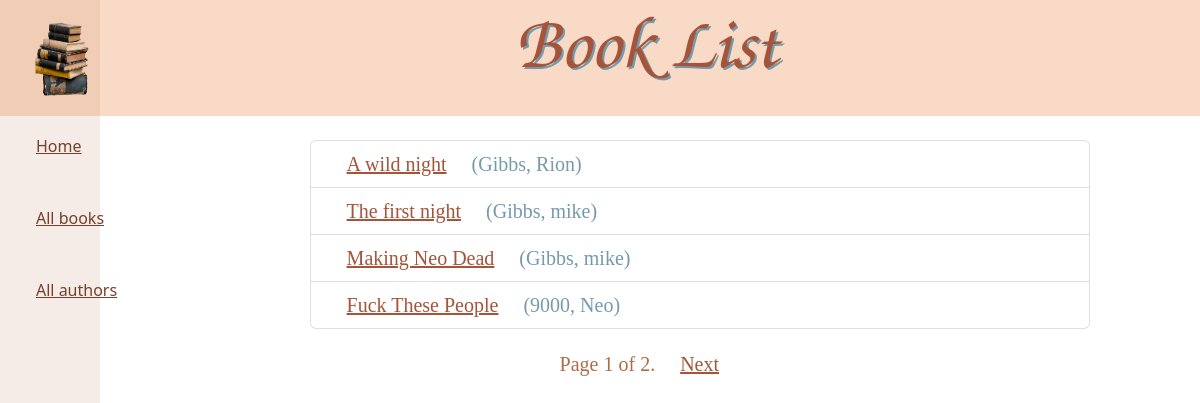
Before: /catalog/books/ with the older database file.
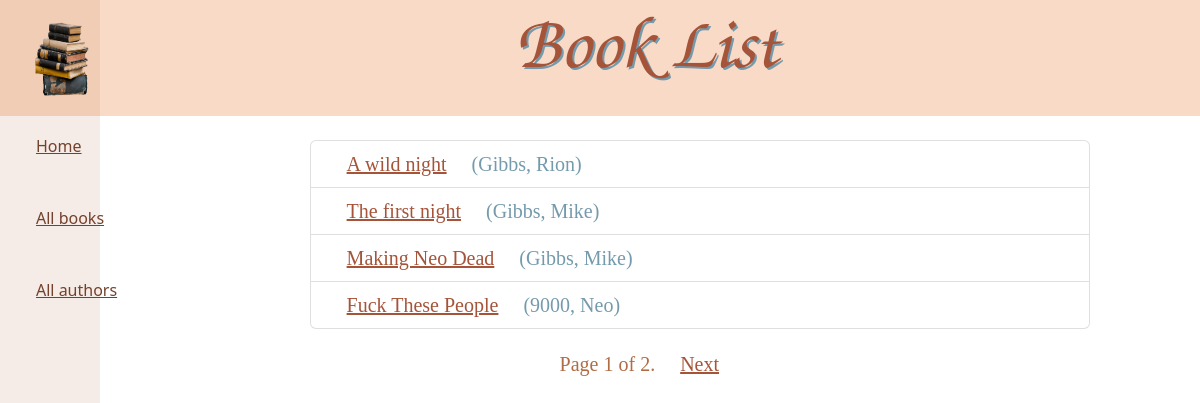
After: the same page with the newer database file.
### catalog/models.py (models this page shows, shortened)
class Book(models.Model):
    title = models.CharField(max_length=200)
    author = models.ForeignKey('Author', on_delete=models.SET_NULL, null=True)
    summary = models.TextField(max_length=1000, help_text='Enter a brief description of the book')
    isbn = models.CharField('ISBN', max_length=13, unique=True,
                            help_text='isbn numba, foo!')
    genre = models.ManyToManyField(Genre, help_text='Select a genre for this book')
    language = models.ForeignKey('Language', on_delete=models.SET_NULL, null=True)
    def get_absolute_url(self):
        return reverse('book-detail', args=[str(self.id)])
    def display_genre(self):
        return ", ".join(genre.name for genre in self.genre.all()[:3])
    display_genre.short_description = 'genre'

class Author(models.Model):
    first_name = models.CharField(max_length=100)
    last_name = models.CharField(max_length=100)
    date_of_birth = models.DateField(null=True, blank=True)
    date_of_death = models.DateField('Died', null=True, blank=True)
    class Meta:
        ordering = ['last_name']
    def __str__(self):
        return f'{self.last_name}, {self.first_name}'

### catalog/views.py (the view)
# urls.py: path("books/", views.BookListView.as_view(), name="books"),
class BookListView(generic.ListView):
    model = Book
    template_name = "book_list.html"
    paginate_by = 4

### catalog/templates/book_list.html
{% extends "base_generic.html" %}
{% block header %}
 <h1 style="font-size: 75px;">Book List</h1>
            {% endblock %}
{% block content %}
  {% if book_list %}
  <ul class="list-group">
    {% for book in book_list %}
      <li class="list-group-item center_body middle"  style="background-color: #ffffff30; color: #749aac">
        <a class="center_body middle" style=" color: #a55439"  href="{{ book.get_absolute_url }}">{{ book.title }}</a> ({{book.author}})
      </li>
    {% endfor %}
  </ul>
  {% else %}
    <p>There are no books in the library.</p>
  {% endif %}
{% endblock %}

Changed rows visible on the page:
changed through a linked row, Book "The first night": author "Gibbs, mike" → "Gibbs, Mike"
changed through a linked row, Book "Making Neo Dead": author "Gibbs, mike" → "Gibbs, Mike"
